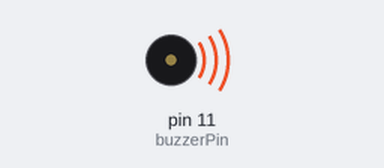
Bench run of a sketch on a simulated Arduino Uno, built with avr-gcc and run on an emulated ATmega328P. Shown: buzzer (waves = sounding).

Above: at 3.1 s.
At 7.65 s:
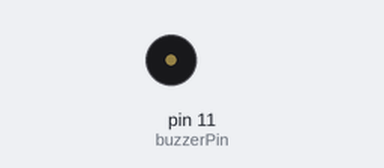
Timing chart, 0 to 11.0 s (numbered marks = the images above):
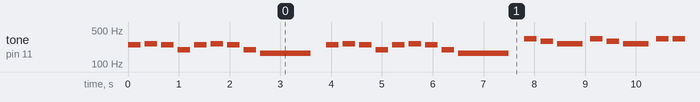

The sketch:

Music.ino
```cpp
#include "pitches.h"
#include "heathens.h"

// Declare global pin constant fr buzzer
const byte buzzerPin = 11;

void setup() {
  // put your setup code here, to run once:
}

void loop() {
  // put your main code here, to run repeatedly:
  playTone(melody, noteDurations, sizeof(melody)/sizeof(int));
}

void playTone(int melody[], int noteDurations[], int lengths) {
  // Iterate over the notes of the melody
  for (int thisNote = 0; thisNote < lengths; thisNote++) {
    // To calculate the note duration take one second divided by the note
    // type e.g. quarter note = 1000/4, eighth note = 1000/8 etc.
    int noteDuration = 1000 / noteDurations[thisNote];
    tone(buzzerPin, melody[thisNote], noteDuration);;

    // To destinguish the notes, set a minimum time between them.
    // the note's duration + 30% seems to work well:
    int pauseBetweenNotes = noteDuration * 1.30;
    delay(pauseBetweenNotes);

    // Stop the tone playing
    noTone(buzzerPin);
  }
}
```

heathens.h
```cpp
//notes in the melody:
int melody[] = {
  NOTE_B3, NOTE_C4, NOTE_B3, NOTE_G3, NOTE_B3, NOTE_C4, NOTE_B3, NOTE_G3, NOTE_E3,
  NOTE_B3, NOTE_C4, NOTE_B3, NOTE_G3, NOTE_B3, NOTE_C4, NOTE_B3, NOTE_G3, NOTE_E3,
  NOTE_E4, NOTE_D4, NOTE_C4, NOTE_E4, NOTE_D4, NOTE_C4, NOTE_E4, NOTE_E4, NOTE_B3,
  NOTE_E4, NOTE_D4, NOTE_C4, NOTE_E4, NOTE_D4, NOTE_C4, NOTE_C4, NOTE_E4, NOTE_E4, NOTE_B3
};

//note durations: 4 = quarter note, 8 = eighth note, etc
int noteDurations[] = {
  4, 4, 4, 4, 4, 4, 4, 4, 1,
  4, 4, 4, 4, 4, 4, 4, 4, 1,
  4, 4, 2, 4, 4, 2, 4, 4, 1,
  4, 4, 2, 4, 4, 4, 4, 4, 4, 1
};
```

pitches.h
```cpp
/*************************************************
 * Public Constants
 *************************************************/

#define NOTE_B0  31
#define NOTE_C1  33
#define NOTE_CS1 35
#define NOTE_D1  37
#define NOTE_DS1 39
#define NOTE_E1  41
#define NOTE_F1  44
#define NOTE_FS1 46
#define NOTE_G1  49
#define NOTE_GS1 52
#define NOTE_A1  55
#define NOTE_AS1 58
#define NOTE_B1  62
#define NOTE_C2  65
#define NOTE_CS2 69
#define NOTE_D2  73
#define NOTE_DS2 78
#define NOTE_E2  82
#define NOTE_F2  87
#define NOTE_FS2 93
#define NOTE_G2  98
#define NOTE_GS2 104
#define NOTE_A2  110
#define NOTE_AS2 117
#define NOTE_B2  123
#define NOTE_C3  131
#define NOTE_CS3 139
#define NOTE_D3  147
#define NOTE_DS3 156
#define NOTE_E3  165
#define NOTE_F3  175
#define NOTE_FS3 185
#define NOTE_G3  196
#define NOTE_GS3 208
#define NOTE_A3  220
#define NOTE_AS3 233
#define NOTE_B3  247
#define NOTE_C4  262
#define NOTE_CS4 277
#define NOTE_D4  294
#define NOTE_DS4 311
#define NOTE_E4  330
#define NOTE_F4  349
#define NOTE_FS4 370
#define NOTE_G4  392
#define NOTE_GS4 415
#define NOTE_A4  440
#define NOTE_AS4 466
#define NOTE_B4  494
#define NOTE_C5  523
#define NOTE_CS5 554
#define NOTE_D5  587
#define NOTE_DS5 622
#define NOTE_E5  659
#define NOTE_F5  698
#define NOTE_FS5 740
#define NOTE_G5  784
#define NOTE_GS5 831
#define NOTE_A5  880
#define NOTE_AS5 932
#define NOTE_B5  988
#define NOTE_C6  1047
#define NOTE_CS6 1109
#define NOTE_D6  1175
#define NOTE_DS6 1245
#define NOTE_E6  1319
#define NOTE_F6  1397
#define NOTE_FS6 1480
#define NOTE_G6  1568
#define NOTE_GS6 1661
#define NOTE_A6  1760
#define NOTE_AS6 1865
#define NOTE_B6  1976
#define NOTE_C7  2093
#define NOTE_CS7 2217
#define NOTE_D7  2349
#define NOTE_DS7 2489
#define NOTE_E7  2637
#define NOTE_F7  2794
#define NOTE_FS7 2960
#define NOTE_G7  3136
#define NOTE_GS7 3322
#define NOTE_A7  3520
#define NOTE_AS7 3729
#define NOTE_B7  3951
#define NOTE_C8  4186
#define NOTE_CS8 4435
#define NOTE_D8  4699
#define NOTE_DS8 4978
```

Measured:
- by itself, tone on pin 11 (buzzerPin): plays 247 Hz for 0.25 s, 262 Hz for 0.25 s, 247 Hz for 0.25 s, 196 Hz for 0.25 s, 247 Hz for 0.25 s, 262 Hz for 0.25 s … (286 notes in this stretch)
